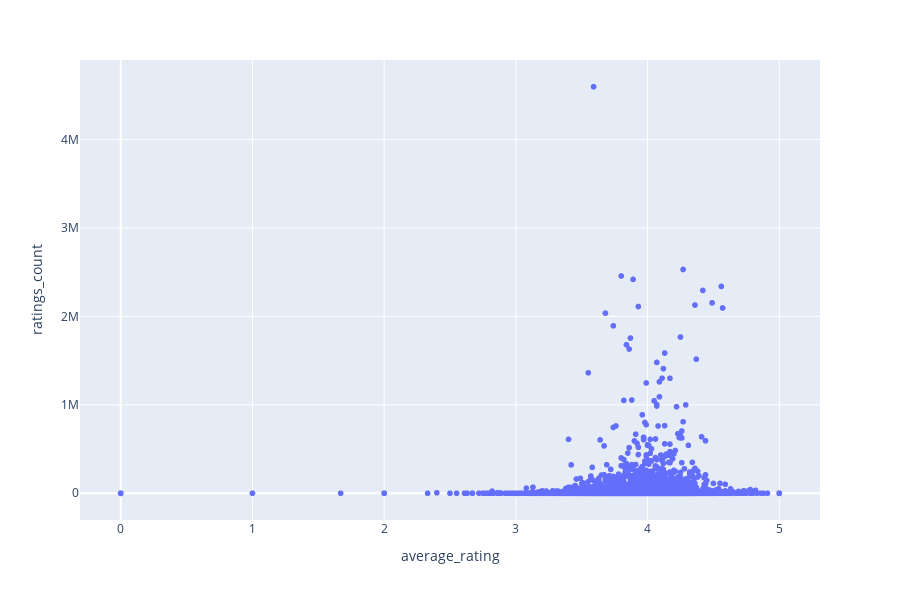
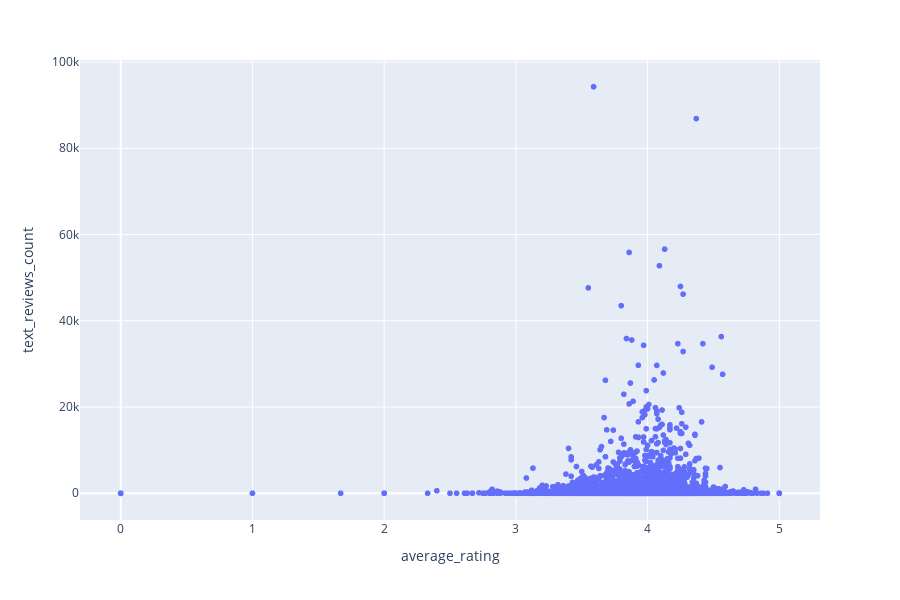

Notebook code cell kept with these figures, in order:
### Code cell
# Let's explore the correlation between these two variables and average rating

#plt.figure(figsize=(15,10))
#sns.scatterplot(x=data['average_rating'], y=data['ratings_count']);

#plt.figure(figsize=(15,10))
#sns.scatterplot(x=data['average_rating'], y=data['text_reviews_count']);


# assuming your dataframe is called 'data'
fig1 = px.scatter(data, x='average_rating', y='ratings_count', width=900, height=600)
fig1.show()

fig2 = px.scatter(data, x='average_rating', y='text_reviews_count', width=900, height=600)
fig2.show()

### Figure 1 — Plotly figure (JSON) as saved in the notebook; plotly's stock layout.template omitted (floating-point values rounded to 4 significant figures; data arrays with more than 128 entries replaced by an {"elided": "..."} marker saying what was removed)
{"data": [{"hovertemplate": "average_rating=%{x}<br>ratings_count=%{y}<extra></extra>", "legendgroup": "", "marker": {"color": "#636efa", "symbol": "circle"}, "mode": "markers", "name": "", "showlegend": false, "type": "scattergl", "x": {"elided": "11123 float values"}, "xaxis": "x", "y": {"elided": "11123 int values"}, "yaxis": "y"}], "layout": {"height": 600, "legend": {"tracegroupgap": 0}, "margin": {"t": 60}, "width": 900, "xaxis": {"anchor": "y", "domain": [0, 1], "title": {"text": "average_rating"}}, "yaxis": {"anchor": "x", "domain": [0, 1], "title": {"text": "ratings_count"}}}}

### Figure 2 — Plotly figure (JSON) as saved in the notebook; plotly's stock layout.template omitted (floating-point values rounded to 4 significant figures; data arrays with more than 128 entries replaced by an {"elided": "..."} marker saying what was removed)
{"data": [{"hovertemplate": "average_rating=%{x}<br>text_reviews_count=%{y}<extra></extra>", "legendgroup": "", "marker": {"color": "#636efa", "symbol": "circle"}, "mode": "markers", "name": "", "showlegend": false, "type": "scattergl", "x": {"elided": "11123 float values"}, "xaxis": "x", "y": {"elided": "11123 int values"}, "yaxis": "y"}], "layout": {"height": 600, "legend": {"tracegroupgap": 0}, "margin": {"t": 60}, "width": 900, "xaxis": {"anchor": "y", "domain": [0, 1], "title": {"text": "average_rating"}}, "yaxis": {"anchor": "x", "domain": [0, 1], "title": {"text": "text_reviews_count"}}}}
